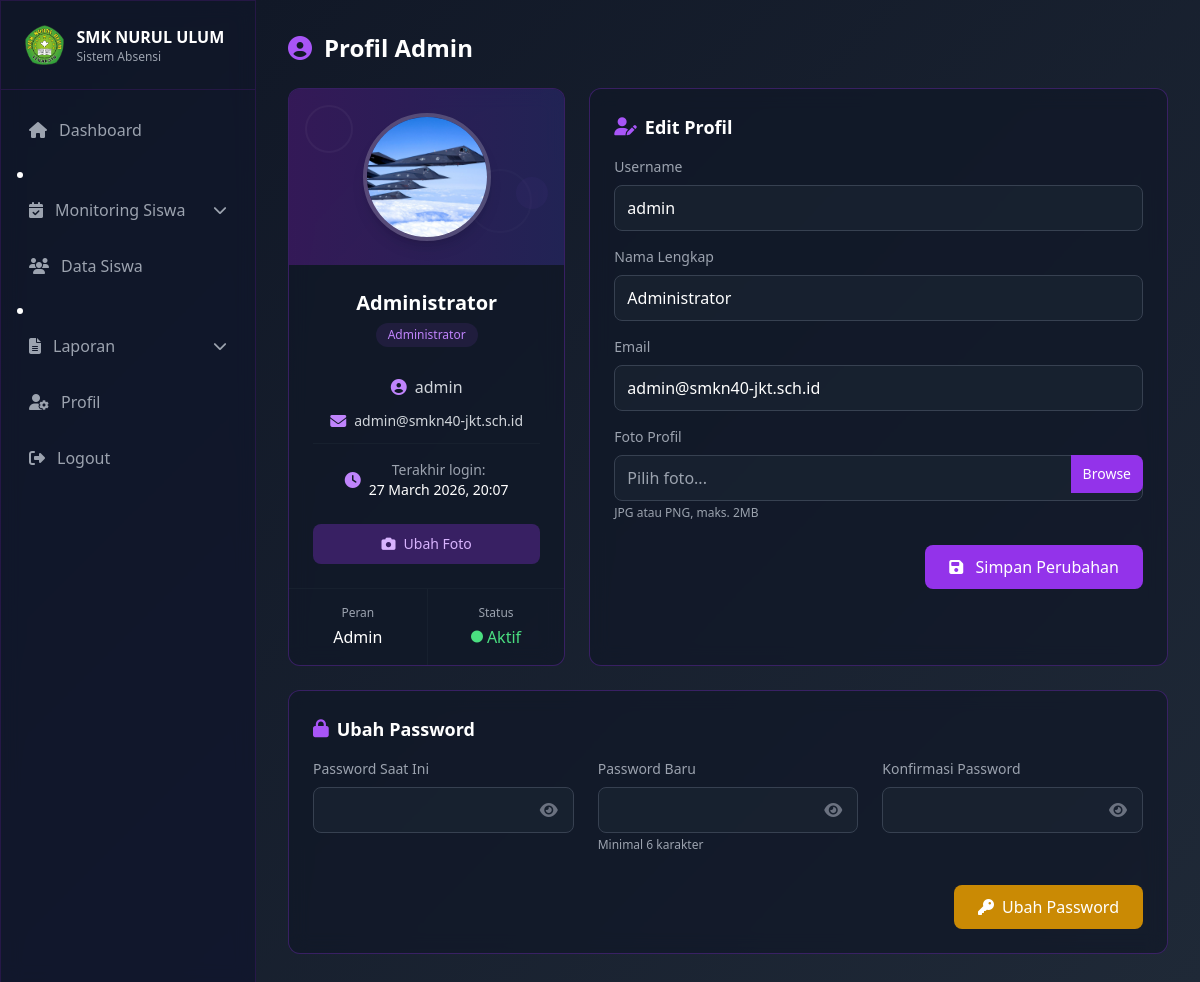
Screenshot of /admin/profil/index.php (signed in) with the database file from the repository.
### tables this page shows
CREATE TABLE `users` (
  `id` int NOT NULL AUTO_INCREMENT,
  `username` varchar(50) NOT NULL,
  `email` varchar(100) NOT NULL,
  `password` varchar(255) NOT NULL,
  `nama_lengkap` varchar(100) NOT NULL,
  `role` enum('admin','siswa','kepsek','wali_kelas') NOT NULL,
  `foto_profil` varchar(255) DEFAULT 'assets/default/photo-profile.png',
  `last_login` datetime DEFAULT NULL,
  `nip` varchar(30) DEFAULT NULL COMMENT 'Untuk kepsek dan wali_kelas',
  `nis` varchar(20) DEFAULT NULL COMMENT 'Untuk siswa',
  `kelas` varchar(20) DEFAULT NULL COMMENT 'Untuk wali_kelas (nama jurusan) & siswa (10/11/12)',
  `tingkat` enum('10','11','12') DEFAULT NULL COMMENT 'Untuk wali_kelas & siswa',
  `rombel` varchar(30) DEFAULT NULL COMMENT 'Contoh: TKR 1',
  `jurusan` varchar(50) DEFAULT NULL COMMENT 'Untuk wali_kelas & siswa',
  `created_at` timestamp NOT NULL DEFAULT CURRENT_TIMESTAMP,
  `updated_at` timestamp NOT NULL DEFAULT CURRENT_TIMESTAMP ON UPDATE CURRENT_TIMESTAMP,
  PRIMARY KEY (`id`),
  UNIQUE KEY `username` (`username`),
  UNIQUE KEY `email` (`email`),
  UNIQUE KEY `nis` (`nis`)
);

### admin/profil/index.php (the view, shortened to what the rows shown need)
<?php
require_once '../../config/database.php';
$sql = "SELECT * FROM users WHERE id = :id AND role = 'admin'";
$stmt = $conn->prepare($sql);
$stmt->execute(['id' => $_SESSION['admin_id']]);
$admin = $stmt->fetch(PDO::FETCH_ASSOC);
?>
<!DOCTYPE html>
<html lang="en">
<head>
    <script src="https://cdn.tailwindcss.com"></script>
    <link rel="stylesheet" href="https://cdnjs.cloudflare.com/ajax/libs/font-awesome/6.4.2/css/all.min.css">
</head>
<body class="min-h-screen text-white bg-fixed">
    <aside id="sidebar" class="fixed top-0 left-0 h-screen w-64 glass-effect border-r border-purple-900/30 z-50 sidebar-transition -translate-x-full lg:translate-x-0">
        <div class="flex items-center justify-between p-4 lg:p-6 border-b border-purple-900/30">
            <div class="flex items-center gap-3">
                <div>
                    <h1 class="font-semibold text-sm lg:text-base">SMK NURUL ULUM</h1>
                </div>
            </div>
        </div>
    </aside>
    <main class="lg:ml-64 min-h-screen bg-gradient-to-br from-gray-900 to-gray-800 transition-all duration-300">
        <div class="p-4 lg:p-8">
            <div class="max-w-4xl mx-auto">
                <h1 class="text-xl lg:text-2xl font-bold mb-4 lg:mb-6 flex items-center">
                    <i class="fas fa-user-circle text-purple-500 mr-3 hidden sm:inline"></i>
                    Profil Admin
                </h1>
                <div class="grid grid-cols-1 lg:grid-cols-3 gap-4 lg:gap-6">
                    <div class="glass-effect rounded-xl overflow-hidden">
                        <div class="bg-gradient-to-r from-purple-900/50 to-indigo-900/50 p-6 relative">
                            <div class="w-24 h-24 sm:w-32 sm:h-32 mx-auto rounded-full overflow-hidden border-4 border-white/20 shadow-lg relative z-10 profile-photo">
                                <?php
                                $photo_path = !empty($admin['foto_profil']) ? $admin['foto_profil'] : 'assets/default/avatar.png';
                                ?>
                                <img src="../../<?= $photo_path ?>" alt="Admin Profile" class="w-full h-full object-cover">
                            </div>
                        </div>
                        <div class="p-4 sm:p-6 text-center">
                            <h2 class="text-lg sm:text-xl font-bold text-white mb-1"><?= htmlspecialchars($admin['nama_lengkap']) ?></h2>
                            <p class="inline-block px-3 py-1 bg-purple-500/10 text-purple-400 rounded-full text-xs font-medium mb-3">
                                Administrator
                            </p>
                            <div class="space-y-3 mt-4">
                                <div class="flex items-center justify-center text-gray-300">
                                    <i class="fas fa-user-circle text-purple-400 mr-2"></i>
                                    <span><?= htmlspecialchars($admin['username']) ?></span>
                                </div>
                                <div class="flex items-center justify-center text-gray-300">
                                    <i class="fas fa-envelope text-purple-400 mr-2"></i>
                                    <span class="text-sm break-all"><?= htmlspecialchars($admin['email']) ?></span>
                                </div>
                                <div class="pt-4 mt-4 border-t border-gray-800/50">
                                    <div class="flex items-center justify-center text-gray-400">
                                        <span class="text-sm">
                                            Terakhir login:<br>
                                            <span class="font-medium text-white">
                                                <?php
                                                if (!empty($admin['last_login'])) {
                                                    echo date('d F Y, H:i', strtotime($admin['last_login']));
                                                } else {
                                                    echo "<span class='text-gray-500'>Belum tercatat</span>";
                                                }
                                                ?>
                                            </span>
                                        </span>
                                    </div>
                                </div>
                            </div>
                            <div class="mt-6">
                                <button type="button" onclick="document.getElementById('foto').click();"
                                    class="px-4 py-2.5 bg-purple-600/30 hover:bg-purple-600/50 rounded-lg text-sm
                                        text-purple-300 transition-colors w-full flex items-center justify-center
                                        mobile-touch-target btn-hover-effect">
                                </button>
                            </div>
                        </div>
                    </div>
                    <div class="glass-effect rounded-xl p-4 lg:p-6 lg:col-span-2 form-container">
                        <form method="POST" enctype="multipart/form-data" class="mobile-form-spacing">
                            <div class="mb-4">
                                <label for="username" class="block text-sm text-gray-400 mb-2">Username</label>
                                <input type="text" id="username" name="username" value="<?= htmlspecialchars($admin['username']) ?>" required
                                    class="w-full bg-gray-800/50 border border-gray-700 rounded-lg px-3 py-2.5 text-white focus:outline-none focus:border-purple-500 mobile-touch-target">
                            </div>
                            <div class="mb-4">
                                <label for="nama_lengkap" class="block text-sm text-gray-400 mb-2">Nama Lengkap</label>
                                <input type="text" id="nama_lengkap" name="nama_lengkap" value="<?= htmlspecialchars($admin['nama_lengkap']) ?>" required
                                    class="w-full bg-gray-800/50 border border-gray-700 rounded-lg px-3 py-2.5 text-white focus:outline-none focus:border-purple-500 mobile-touch-target">
                            </div>
                            <div class="mb-4">
                                <label for="email" class="block text-sm text-gray-400 mb-2">Email</label>
                                <input type="email" id="email" name="email" value="<?= htmlspecialchars($admin['email']) ?>" required
                                    class="w-full bg-gray-800/50 border border-gray-700 rounded-lg px-3 py-2.5 text-white focus:outline-none focus:border-purple-500 mobile-touch-target">
                            </div>
                        </form>
                    </div>
                </div>
            </div>
        </div>
    </main>
</body>
</html>

### rows the page displays
users: foto_profil (picture), nama_lengkap "Administrator", username "admin", email "admin@smkn40-jkt.sch.id", last_login "27 March 2026, 20:07"
